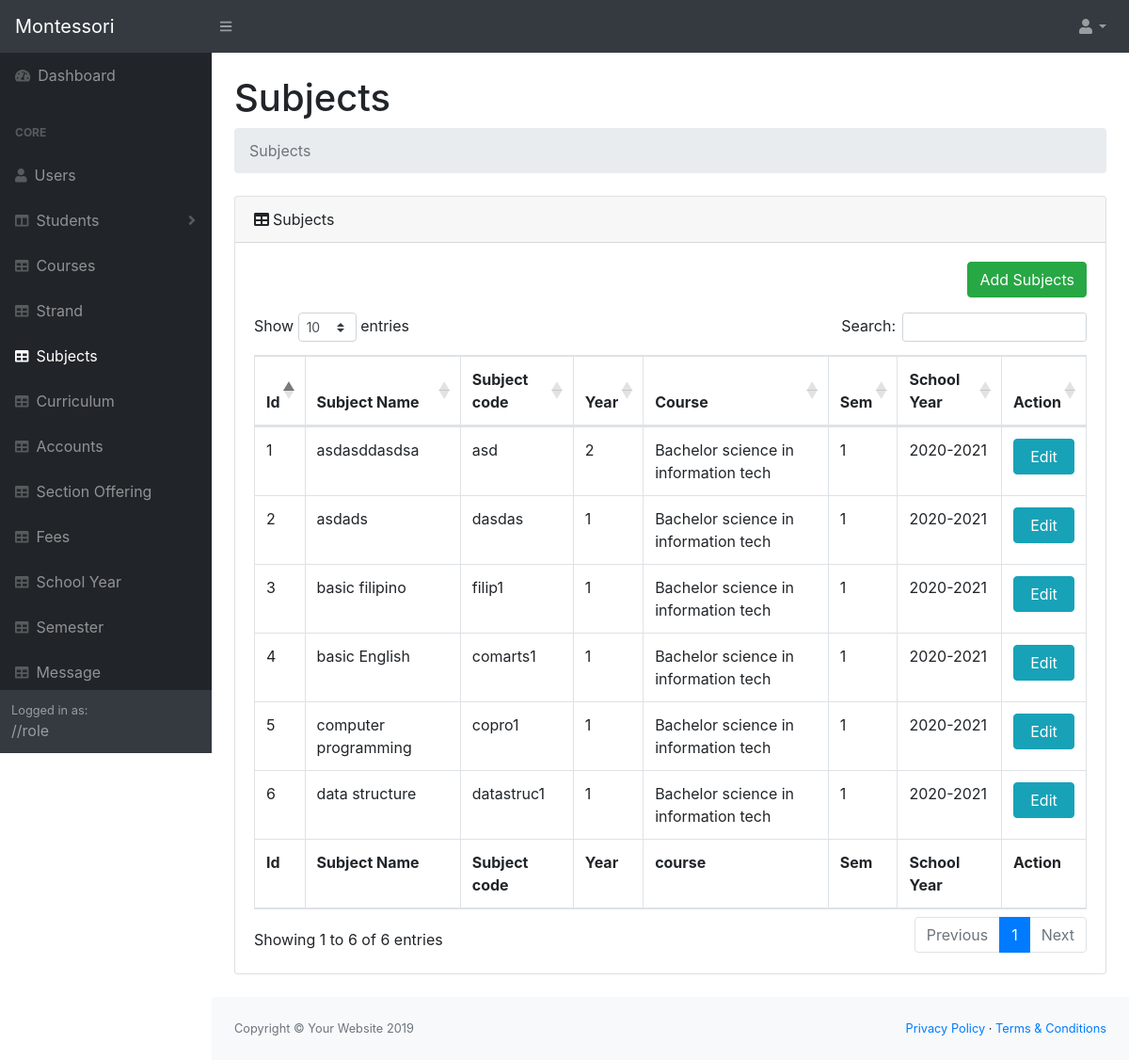
Before: /system/pages/subjects.php (signed in) with the older database file.
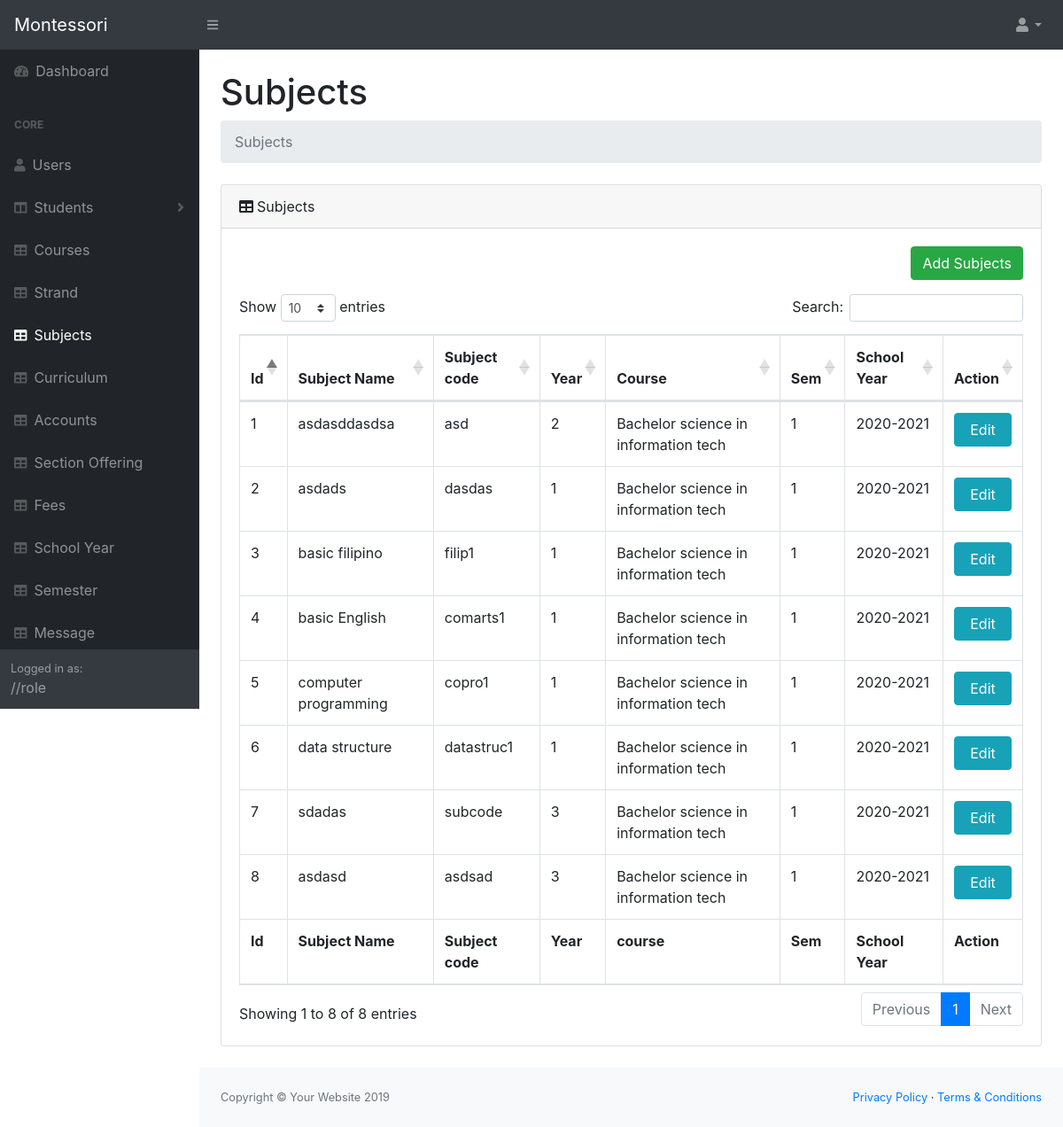
After: the same page with the newer database file.
### tables this page shows
CREATE TABLE `courses` (
  `courses_id` int(11) NOT NULL,
  `coursesName` varchar(50) NOT NULL,
  `coursesCode` varchar(10) NOT NULL
);

CREATE TABLE `sem` (
  `semid` int(11) NOT NULL,
  `semterm` int(11) NOT NULL,
  `sem_status` varchar(15) NOT NULL,
  `syid` int(11) NOT NULL,
  `isOpenReg` int(11) NOT NULL
);

CREATE TABLE `schoolyear` (
  `sy_id` int(11) NOT NULL,
  `school_year` varchar(30) NOT NULL,
  `sy_status` varchar(15) NOT NULL
);

CREATE TABLE `subjectstbl` (
  `subject_id` int(11) NOT NULL,
  `subjectname` varchar(50) NOT NULL,
  `subjectcode` varchar(20) NOT NULL,
  `subject_units` int(11) NOT NULL,
  `subyr` int(11) NOT NULL,
  `semid` int(11) NOT NULL,
  `syid` int(11) NOT NULL,
  `course_id` int(11) NOT NULL
);

### system/pages/functions.php (called while the page is built, shortened)
<?php
$db = new DBController();
$schoolYear = new SchoolYear($db);
$sem = new Sem($db);
$subject = new Subject($db);

### system/pages/subjects.php (the view, shortened to what this page needs)
<?php
include('header.php');
include('navigation.php');
$schoolYearArgs = $schoolYear->schoolYear();
$semList = $sem->getSemActivate();
$syids = $schoolYearArgs['sy_id'];
$subjectlist = $subject->getData($syids, $semList['semid']);
?>
<main>
    <div class="container-fluid">
        <h1 class="mt-4">Subjects</h1>
        <ol class="breadcrumb mb-4">
            <li class="breadcrumb-item active">Subjects</li>
        </ol>
        <div class="card mb-4">
            <div class="card-header"><i class="fas fa-table mr-1"></i>Subjects
            </div>
            <div class="card-body">
                <div class="d-flex justify-content-end mb-3">
                    <button class="btn btn-md btn-success" data-toggle="modal" data-target="#addModalSubjects">Add Subjects</button>
                </div>
                <div class="table-responsive">
                    <table class="table table-bordered" id="dataTable" width="100%" cellspacing="0">
                        <thead>
                            <tr>
                                <th>Id</th>
                                <th>Subject Name</th>
                                <th>Subject code</th>
                                <th>Year</th>
                                <th>Course</th>
                                <th>Sem </th>
                                <th>School Year</th>
                                <th>Action</th>
                            </tr>
                        </thead>
                        <tfoot>
                            <tr>
                                <th>Id</th>
                                <th>Subject Name</th>
                                <th>Subject code</th>
                                <th>Year</th>
                                <th>course</th>
                                <th>Sem </th>
                                <th>School Year</th>
                                <th>Action</th>
                            </tr>
                        </tfoot>
                        <tbody>
                            <?php array_map(function ($subject) use ($syids) { ?>
                                <tr>
                                    <td><?= $subject['subject_id'] ?></td>
                                    <td><?= $subject['subjectname'] ?></td>
                                    <td><?= $subject['subjectcode'] ?></td>
                                    <td><?= $subject['subyr'] ?></td>
                                    <td><?= $subject['coursesName'] ?></td>
                                    <td><?= $subject['semterm'] ?></td>
                                    <td><?= $subject['school_year'] ?></td>
                                    <td>
                                        <a class="btn btn-block btn-info" data-toggle="modal" data-target="#editModalSubjects" data-yr="<?php echo $subject['subyr']; ?>" data-units="<?php echo $subject['subject_units']; ?>" data-course="<?php echo $subject['coursesName']; ?>" data-name="<?php echo $subject['subjectname']; ?>" data-code="<?php echo $subject['subjectcode']; ?>" data-subid="<?php echo $subject['subject_id']; ?>" href="">Edit</a>
                                    </td>
                                </tr>
                            <?php }, $subjectlist) ?>
                        </tbody>
                    </table>
                </div>
            </div>
        </div>
    </div>
</main>
<?php
include('footer.php');
?>

Changed rows visible on the page:
computed for courses: coursesName "…science in information tech" → "…science in information tech Bachelor science in information tech Bachelor science in information tech"
changed sem: semterm "1 1 1 1 1 1" → "1 1 1 1 1 1 1 1"
changed schoolyear: school_year "2020-2021 2020-2021 2020-2021 2020-2021 2020-2021 2020-2021" → "2020-2021 2020-2021 2020-2021 2020-2021 2020-2021 2020-2021 2020-2021 2020-2021"
added subjectstbl: subject_id "7", subjectname "sdadas", subjectcode "subcode", subyr "3"
added subjectstbl: subject_id "8", subjectname "asdasd", subjectcode "asdsad", subyr "3"
Other visible differences:
text written by a page script: "Show entries Search: Showing 1 to 6 of 6 entries Previous 1 Next" → "Show entries Search: Showing 1 to 8 of 8 entries Previous 1 Next"
text no longer shown: "Edit Edit Edit Edit Edit Edit"
text now shown: "Edit Edit Edit Edit Edit Edit Edit Edit"
